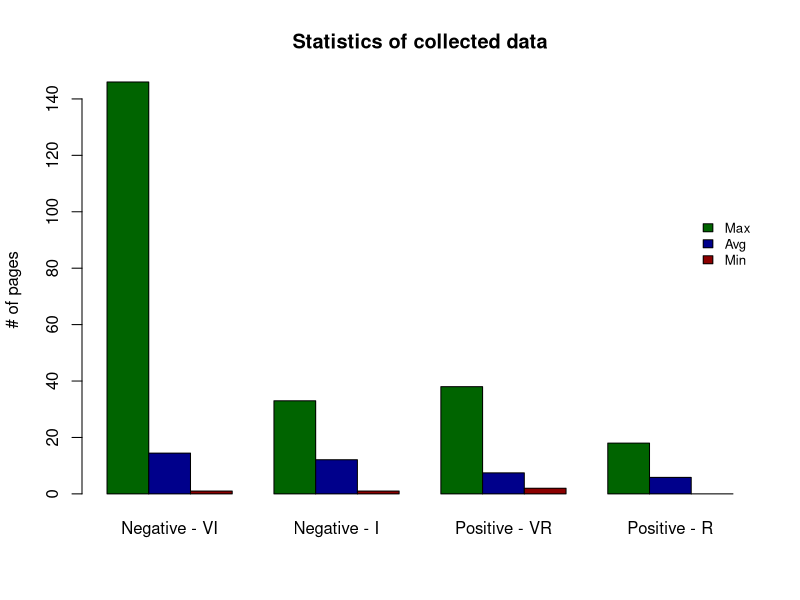

The R source for this figure:
#max = c(235,146,33,38,18)
#avg = c(39.84,14.45,12.10,7.45,5.84)
#min = c(20,1,1,2,0)

max = c(146,33,38,18)
avg = c(14.45,12.10,7.45,5.84)
min = c(1,1,2,0)

bars = data.frame(max,avg,min)

barplot(t(as.matrix(bars)), ylab = "# of pages", main="Statistics of collected data",
        col=c("darkgreen","darkblue", "darkred"),
        names.arg = c("Negative - VI", "Negative - I", "Positive - VR", "Positive - R"),
        legend.text=FALSE,
        beside=TRUE)

legend(15, 100, inset=.1, bty = "n",
       c("Max","Avg","Min"), 
       fill=c("darkgreen", "darkblue", "darkred"), horiz=FALSE, cex=0.8)

